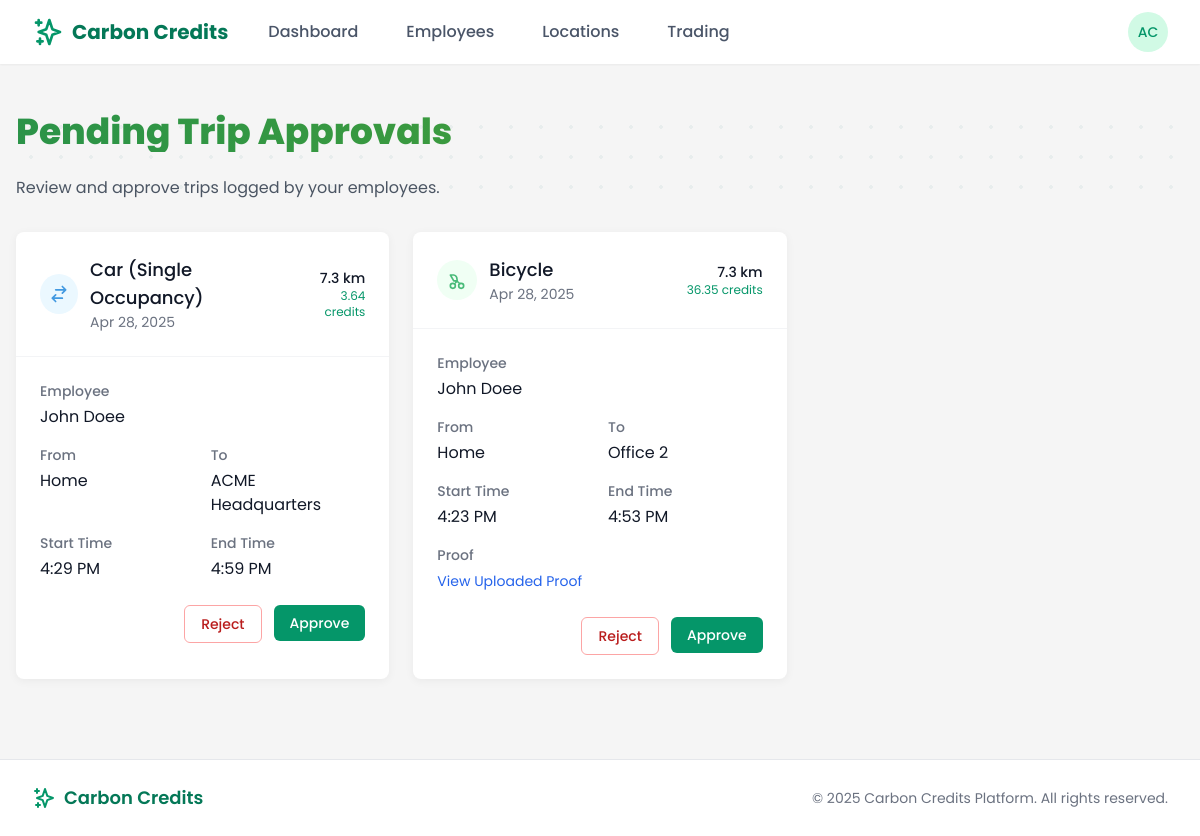
/employer/trips/pending/ (signed in), run on an earlier commit of the app's database.
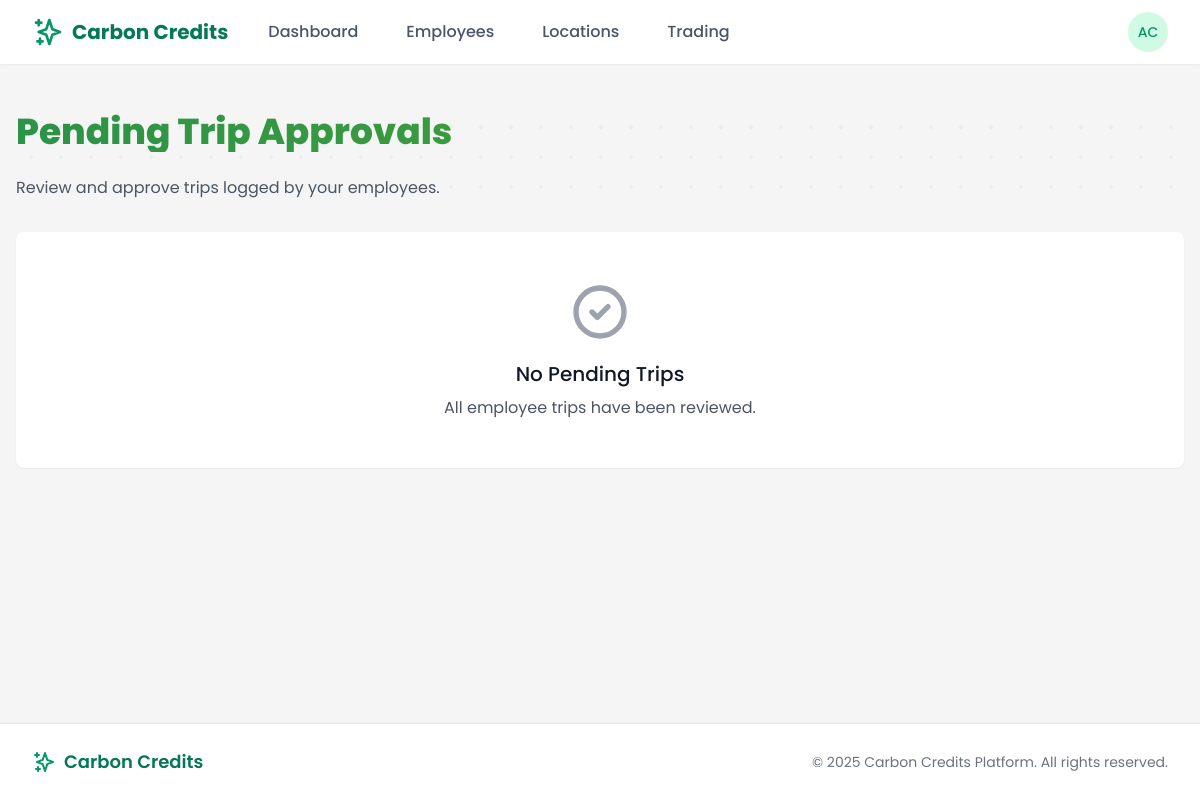
And on a later commit of the database.
### trips/models.py (models this page shows, shortened)
class Trip(models.Model):
    TRANSPORT_MODES = (
        ('car', 'Car (Single Occupancy)'),
        ('carpool', 'Carpool'),
        ('public_transport', 'Public Transport'),
        ('bicycle', 'Bicycle'),
        ('walking', 'Walking'),
        ('work_from_home', 'Work From Home'),
    )
    VERIFICATION_STATUS = (
        ('pending', 'Pending'),
        ('verified', 'Verified'),
        ('rejected', 'Rejected'),
        ('flagged', 'Flagged for Review'),
    )
    employee = models.ForeignKey(
        EmployeeProfile,
        on_delete=models.CASCADE,
        related_name='trips'
    )
    start_location = models.ForeignKey(
        Location,
        on_delete=models.SET_NULL,
        related_name='trip_starts',
        null=True
    )
    end_location = models.ForeignKey(
        Location,
        on_delete=models.SET_NULL,
        related_name='trip_ends',
        null=True
    )
    start_time = models.DateTimeField()
    end_time = models.DateTimeField(null=True, blank=True)
    transport_mode = models.CharField(
        max_length=20,
        choices=TRANSPORT_MODES
    )
    distance_km = models.DecimalField(
        max_digits=8,
        decimal_places=2,
        null=True,
        blank=True
    )
    carbon_savings = models.DecimalField(
        max_digits=8,
        decimal_places=2,
        null=True,
        blank=True
    )
    credits_earned = models.DecimalField(
        max_digits=8,
        decimal_places=2,
        null=True,
        blank=True
    )
    proof_image = models.ImageField(
        upload_to='trip_proofs/',
        null=True,
        blank=True
    )
    verification_status = models.CharField(
        max_length=10,
        choices=VERIFICATION_STATUS,
        default='pending'
    )
    verified_by = models.ForeignKey(
        CustomUser,
        on_delete=models.SET_NULL,
        related_name='verified_trips',
        null=True,
        blank=True
    )
    duration_minutes = models.PositiveIntegerField(
        null=True,
        blank=True,
        help_text="Estimated travel time in minutes based on transport mode and distance"
    )
    created_at = models.DateTimeField(default=timezone.now)

### users/models.py (models this page shows, shortened)
class EmployeeProfile(models.Model):
    user = models.OneToOneField(
        CustomUser,
        on_delete=models.CASCADE,
        related_name='employee_profile'
    )
    employer = models.ForeignKey(
        EmployerProfile,
        on_delete=models.CASCADE,
        related_name='employees'
    )
    employee_id = models.CharField(max_length=50, blank=True, null=True)
    approved = models.BooleanField(default=False)
    created_at = models.DateTimeField(default=timezone.now)
    wallet_balance = models.DecimalField(max_digits=10, decimal_places=2, default=0)
    department = models.CharField(max_length=100, blank=True)

class CustomUser(AbstractUser):
    is_employee = models.BooleanField(default=False)
    is_employer = models.BooleanField(default=False)
    is_bank_admin = models.BooleanField(default=False)
    is_super_admin = models.BooleanField(default=False)
    email = models.EmailField(_('email address'), unique=True)
    date_joined = models.DateTimeField(default=timezone.now)
    approved = models.BooleanField(default=False)
    USERNAME_FIELD = 'email'
    REQUIRED_FIELDS = ['username', 'first_name', 'last_name']
    class Meta:
        verbose_name = _('user')
        verbose_name_plural = _('users')

class Location(models.Model):
    LOCATION_TYPES = (
        ('home', 'Home'),
        ('office', 'Office'),
        ('commute', 'Commute'),
        ('other', 'Other'),
    )
    name = models.CharField(max_length=100, default='', blank=True)
    created_by = models.ForeignKey(
        CustomUser,
        on_delete=models.CASCADE,
        related_name='locations'
    )
    latitude = models.DecimalField(max_digits=10, decimal_places=7)
    longitude = models.DecimalField(max_digits=10, decimal_places=7)
    address = models.CharField(max_length=255)
    location_type = models.CharField(max_length=10, choices=LOCATION_TYPES, default='other')
    employer = models.ForeignKey(
        EmployerProfile,
        on_delete=models.CASCADE,
        related_name='office_locations',
        null=True,
        blank=True
    )
    is_primary = models.BooleanField(default=False)
    created_at = models.DateTimeField(default=timezone.now)

### core/views/employer_views.py (the view)
# urls.py: path('trips/pending/', pending_trips, name='pending_trips'),
@login_required
@user_passes_test(lambda u: u.is_employer)
def pending_trips(request):
    employer_profile = request.user.employer_profile
    employee_ids = employer_profile.employees.values_list('id', flat=True)
    pending_trips = Trip.objects.filter(
        employee__in=employee_ids,
        verification_status='pending'
    ).order_by('-start_time')
    context = {
        'pending_trips': pending_trips,
        'page_title': 'Pending Trip Approvals',
    }
    return render(request, 'employer/pending_trips.html', context)

### templates/employer/pending_trips.html (shortened to what the changed rows need)
{% extends 'base.html' %}
{% block content %}
<div class="dashboard-container px-4 py-6">
    <div class="relative mb-8">
        <div class="relative z-10">
            <h1 class="section-headline text-3xl md:text-4xl font-bold mb-6">Pending Trip Approvals</h1>
        </div>
    </div>
    <div class="mb-8">
        {% if pending_trips %}
            <div class="grid grid-cols-1 md:grid-cols-2 lg:grid-cols-3 gap-6">
                {% for trip in pending_trips %}
                <div class="trip-card overflow-hidden">
                    <div class="p-6 border-b border-gray-100 flex justify-between items-center">
                        <div class="flex items-center">
                            <div class="transport-mode-icon {% if trip.transport_mode == 'bicycle' %}bicycle-icon{% elif trip.transport_mode == 'walking' %}walking-icon{% elif trip.transport_mode == 'public_transport' %}public-transport-icon{% elif trip.transport_mode == 'carpool' %}carpool-icon{% elif trip.transport_mode == 'work_from_home' %}work-from-home-icon{% endif %}">
                                {% if trip.transport_mode == 'bicycle' %}
                                <svg xmlns="http://www.w3.org/2000/svg" class="h-5 w-5" fill="none" viewBox="0 0 24 24" stroke="currentColor">
                                    <path stroke-linecap="round" stroke-linejoin="round" stroke-width="2" d="M17 16a5 5 0 01-5-5c0-2.364-1.79-5-4-5h-3.93L8.1 13H12l-1.5 2M17 16a3 3 0 100 6 3 3 0 000-6zM7 16a3 3 0 100 6 3 3 0 000-6z" />
                                </svg>
                                {% elif trip.transport_mode == 'walking' %}
                                <svg xmlns="http://www.w3.org/2000/svg" class="h-5 w-5" fill="none" viewBox="0 0 24 24" stroke="currentColor">
                                    <path stroke-linecap="round" stroke-linejoin="round" stroke-width="2" d="M13 5l7 7-7 7M5 5l7 7-7 7" />
                                </svg>
                                {% elif trip.transport_mode == 'carpool' %}
                                <svg xmlns="http://www.w3.org/2000/svg" class="h-5 w-5" fill="none" viewBox="0 0 24 24" stroke="currentColor">
                                    <path stroke-linecap="round" stroke-linejoin="round" stroke-width="2" d="M7 20l4-16m2 16l4-16M6 9h14M4 15h14" />
                                </svg>
                                {% else %}
                                <svg xmlns="http://www.w3.org/2000/svg" class="h-5 w-5" fill="none" viewBox="0 0 24 24" stroke="currentColor">
                                    <path stroke-linecap="round" stroke-linejoin="round" stroke-width="2" d="M8 7h12m0 0l-4-4m4 4l-4 4m0 6H4m0 0l4 4m-4-4l4-4" />
                                </svg>
                                {% endif %}
                            </div>
                            <div class="ml-3">
                                <p class="text-lg font-medium text-gray-900">{{ trip.get_transport_mode_display }}</p>
                                <p class="text-sm text-gray-500">{{ trip.start_time|date:"M d, Y" }}</p>
                            </div>
                        </div>
                        <div class="text-right">
                            <p class="text-sm font-medium text-gray-900">{{ trip.distance_km|floatformat:1 }} km</p>
                            <p class="text-xs text-green-600">{{ trip.credits_earned|floatformat:2 }} credits</p>
                        </div>
                    </div>
                    <div class="p-6">
                        <div class="mb-4">
                            <p class="text-sm font-medium text-gray-500 mb-1">Employee</p>
                            <p class="text-base text-gray-900">{{ trip.employee.user.get_full_name }}</p>
                        </div>
                        <div class="mb-4 grid grid-cols-2 gap-4">
                            <div>
                                <p class="text-sm font-medium text-gray-500 mb-1">From</p>
                                <p class="text-base text-gray-900">{{ trip.start_location.name }}</p>
                            </div>
                            <div>
                                <p class="text-sm font-medium text-gray-500 mb-1">To</p>
                                <p class="text-base text-gray-900">{{ trip.end_location.name }}</p>
                            </div>
                        </div>
                        <div class="mb-4 grid grid-cols-2 gap-4">
                            <div>
                                <p class="text-sm font-medium text-gray-500 mb-1">Start Time</p>
                                <p class="text-base text-gray-900">{{ trip.start_time|time:"g:i A" }}</p>
                            </div>
                            <div>
                                <p class="text-sm font-medium text-gray-500 mb-1">End Time</p>
                                <p class="text-base text-gray-900">{{ trip.end_time|time:"g:i A" }}</p>
                            </div>
                        </div>
                        {% if trip.proof_image %}
                        <div class="mb-4">
                            <p class="text-sm font-medium text-gray-500 mb-1">Proof</p>
                            <a href="{{ trip.proof_image.url }}" target="_blank" class="text-blue-600 hover:underline text-sm">View Uploaded Proof</a>
                        </div>
                        {% endif %}
                        <div class="mt-6 flex justify-end space-x-3">
                            <form method="post" action="{% url 'employer:trip_approval' trip.id %}" class="inline-block">
                                <button type="submit" class="px-4 py-2 border border-red-300 text-red-700 rounded-md hover:bg-red-50 text-sm font-medium">
                                    Reject
                                </button>
                            </form>
                            <form method="post" action="{% url 'employer:trip_approval' trip.id %}" class="inline-block">
                                <button type="submit" class="px-4 py-2 bg-green-600 text-white rounded-md hover:bg-green-700 text-sm font-medium">
                                    Approve
                                </button>
                            </form>
                        </div>
                    </div>
                </div>
                {% endfor %}
            </div>
        {% else %}
            <div class="text-center py-12 bg-white rounded-lg shadow-sm">
                <svg xmlns="http://www.w3.org/2000/svg" class="h-16 w-16 mx-auto text-gray-400 mb-4" fill="none" viewBox="0 0 24 24" stroke="currentColor">
                    <path stroke-linecap="round" stroke-linejoin="round" stroke-width="2" d="M9 12l2 2 4-4m6 2a9 9 0 11-18 0 9 9 0 0118 0z" />
                </svg>
                <h3 class="text-xl font-medium text-gray-900 mb-2">No Pending Trips</h3>
                <p class="text-gray-600">All employee trips have been reviewed.</p>
            </div>
        {% endif %}
    </div>
</div>
{% endblock %}

What changed in the data, as far as the page shows it:
removed Trip: transport_mode "Car (Single Occupancy)", start_time "Apr 28, 2025", distance_km "7.3", credits_earned "3.64", employee.user.get_full_name "John Doee", start_location.name "Home", end_location.name "ACME Headquarters", start_time "4:29 PM", end_time "4:59 PM"
removed Trip: transport_mode "Bicycle", start_time "Apr 28, 2025", distance_km "7.3", credits_earned "36.35", employee.user.get_full_name "John Doee", start_location.name "Home", end_location.name "Office 2", start_time "4:23 PM", end_time "4:53 PM"
Also different on the page:
text now shown: "No Pending Trips All employee trips have been reviewed."
